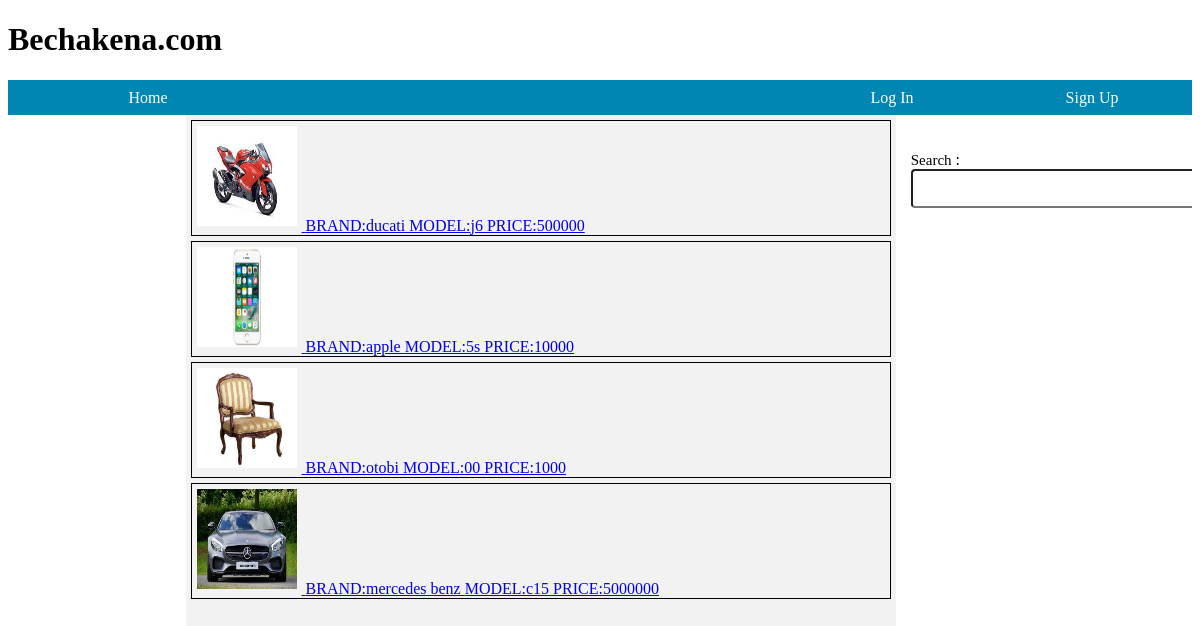
The app's page /home.php with its own data.
### tables this page shows
CREATE TABLE `product_information` (
  `PRODUCT_ID` int(11) NOT NULL,
  `PRODUCT_NAME` varchar(15) NOT NULL,
  `BRAND` varchar(15) NOT NULL,
  `MODEL` varchar(10) NOT NULL,
  `USAGE_TIME` varchar(10) NOT NULL,
  `PRICE` int(11) NOT NULL,
  `PRODUCT_DETAILS` varchar(100) NOT NULL,
  `IMAGE_PATH` varchar(100) NOT NULL,
  `DELETE_PRODUCT` int(1) NOT NULL,
  `TIME` varchar(10) NOT NULL,
  `USER_ID` int(11) NOT NULL,
  `TYPE_ID` int(11) NOT NULL
);

### db.php (called while the page is built, shortened)
<?php
    function getfromDB($sql){
	 $conn = mysqli_connect("localhost", "root", "","ecommerce");
        $result = mysqli_query($conn, $sql)or die(mysqli_error($conn));
        $arr=array();
	while($row = mysqli_fetch_assoc($result)) {
		$arr[]=$row;
	}
	return $arr;
}
?>

### home.php (the view, shortened to what this page needs)
<!DOCTYPE html>
<html>
  <head>
    <link href="home.css" rel="stylesheet" type="text/css">
  </head>
  <body>
    <h1>Bechakena.com</h1>
    <div class="manu">
      <ul>
          <li><a href="home.php">Home</a></li>
        <div class="space">
          <li><a href="login1.php">Log In</a></li>
          <li><a href="signup1.php">Sign Up</a></li>
        </div>
       </ul>
    </div>
<div class="blank">
</div>
<div class="filter">
</div>
<div class="mainContain" style="width:60%;">
    <?php
         require("db.php");
    $d=0;
         $sql="select PRODUCT_ID,BRAND,MODEL,PRICE,IMAGE_PATH from product_information where DELETE_PRODUCT='".$d."'";
	$a=getfromDB($sql);
        foreach(array_reverse($a) as $v) {?>
    <a href="viewproduct.php?pid=<?php echo $v["PRODUCT_ID"];?>">
    <div class="product" style="border: 1px solid black; margin:5px;">
     <img src="<?php echo $v["IMAGE_PATH"];?>" alt="img" style="height:100px; width:100px;  padding:5px; ">
	  BRAND:<?php	echo $v["BRAND"];?>
      MODEL:<?php	echo $v["MODEL"];?>
        PRICE:<?php	echo $v["PRICE"];?>
    </div>
         </a>
        <?php
	}
?>
</div>
<div class="search">
    <div class="sub">
      <br>
      <br>
      <span>Search</span> : <input type="text" name="text" onkeyup="showHint()" id="mytext" >
    </div>
</div>
  </body>
</html>

### home.css (style rules this page uses)
.manu ul li { background-color: #0086b3; height: 35px; width:200px; text-align: center; line-height: 35px; float: left; position: relative; border-radius: 5px; }
.manu ul li a { text-decoration: none; color: white; display: block; }
.manu ul { list-style: none; }
.blank { height: 35px; width: 100%; background-color: #0086b3; }
.space { float: right; }
.filter { height: 500px; width: 15%; overflow: hidden; float: left; }
.mainContain { height: 1110px; width :50%; margin: auto; background-color: #f2f2f2; overflow: hidden; float: left; }
.product { border: 2px solid green; }
.search { height: 500px; width: 25%; overflow: hidden; float: left; }
.sub { height: 100%; width: 90%; margin: auto; }
.sub input { padding: 10px; padding-right: 100px; border-radius: 4px; }
.sub span { font-size: 15px; }

### records on screen
product_information: IMAGE_PATH (picture), BRAND "ducati", MODEL "j6", PRICE "500000"
product_information: IMAGE_PATH (picture), BRAND "apple", MODEL "5s", PRICE "10000"
product_information: IMAGE_PATH (picture), BRAND "otobi", MODEL "00", PRICE "1000"
product_information: IMAGE_PATH (picture), BRAND "mercedes benz", MODEL "c15", PRICE "5000000"
